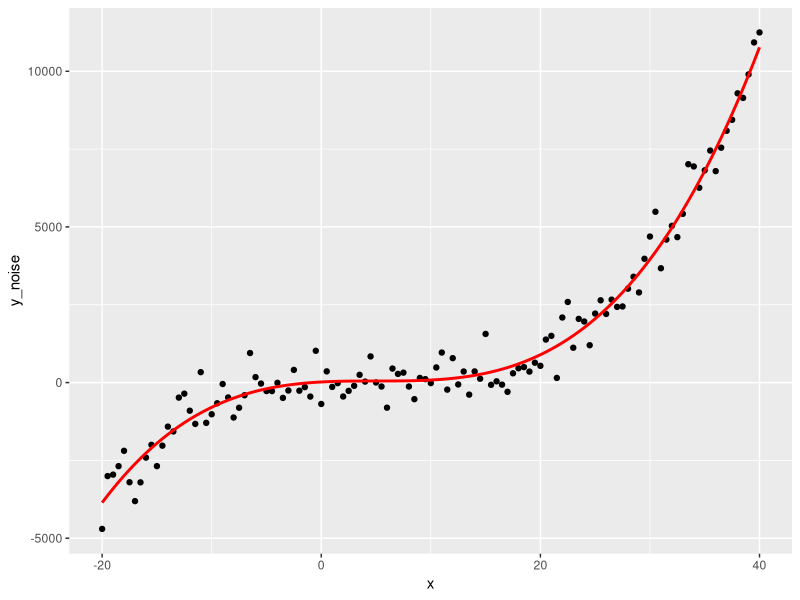
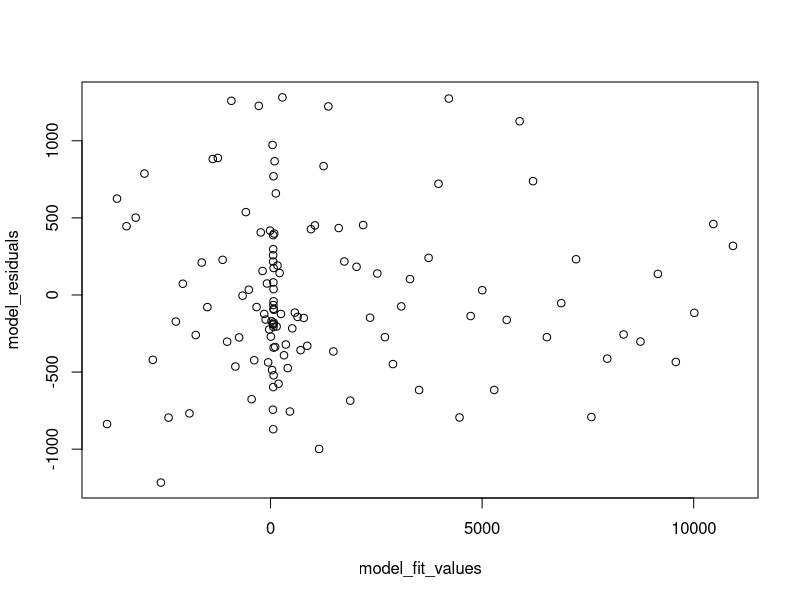
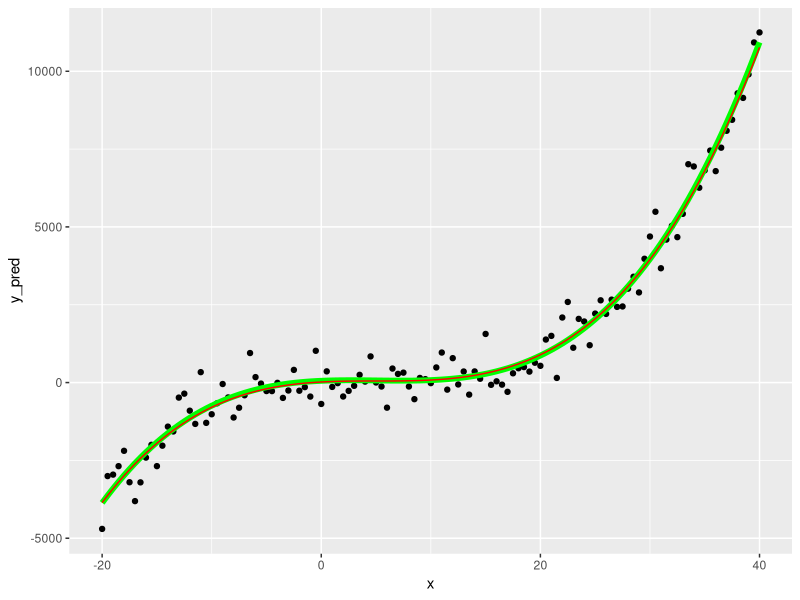

Write the R code that produced these figures, in order.
## ---- chunk 1
knitr::opts_chunk$set(echo = TRUE)
## ---- chunk 2
suppressPackageStartupMessages(library(dplyr))
suppressPackageStartupMessages(library(ggplot2))
## ---- chunk 3
sample_data <- tibble(x = seq(-20, 40, 0.5),
                      y = 50 + 0.25 * (x-5)**3,
                      y_noise = y + rnorm(n = length(y),
                                          mean = 100, 
                                          sd = 500))
## ---- chunk 4
g <- ggplot(sample_data, aes(x = x,
                             y = y_noise))
g <- g + geom_point()
# g <- g + geom_smooth(method = "lm", se = F)
g <- g + geom_line(aes(y = y), col = "red", size = 1)
g 
## ---- chunk 5
model_lin <- lm(data=sample_data, formula = y_noise ~ x)
## ---- chunk 6
summary(model_lin)
## ---- chunk 7
model_quad <- lm(data = sample_data,
                 formula = y_noise ~ x + I(x^2)) # I is used to have x^2 be treated as a separate var 
summary(model_quad)
## ---- chunk 8
# model_poly <- lm(data = sample_data,
#                  formula = y_noise ~ x + I(x^2) + I(x^3))
model_poly <- lm(data = sample_data,
                 formula = y_noise ~ poly(x, 3))
summary(model_poly)
## ---- chunk 9
model_poly <- lm(data = sample_data,
                 formula = y_noise ~ poly(x, 3))
summary(model_poly)
## ---- chunk 10
# add code here
## ---- chunk 11
model_fit_values <- fitted(model_poly)
model_residuals <- residuals(model_poly)
plot(model_fit_values, model_residuals)
## ---- chunk 12
sample_data$y_pred <- predict(object = model_poly,
                              newdata = sample_data)
## ---- chunk 13
g <- ggplot(sample_data, aes(x, y_pred))
g <- g +geom_point(aes(y = y_noise))
g <- g + geom_line(col = "green", size = 2)
g <- g + geom_line(data = sample_data, aes(x, y), col = "red")
g
## ---- chunk 14
model_summary <- summary(model_poly)
model_summary$adj.r.squared
